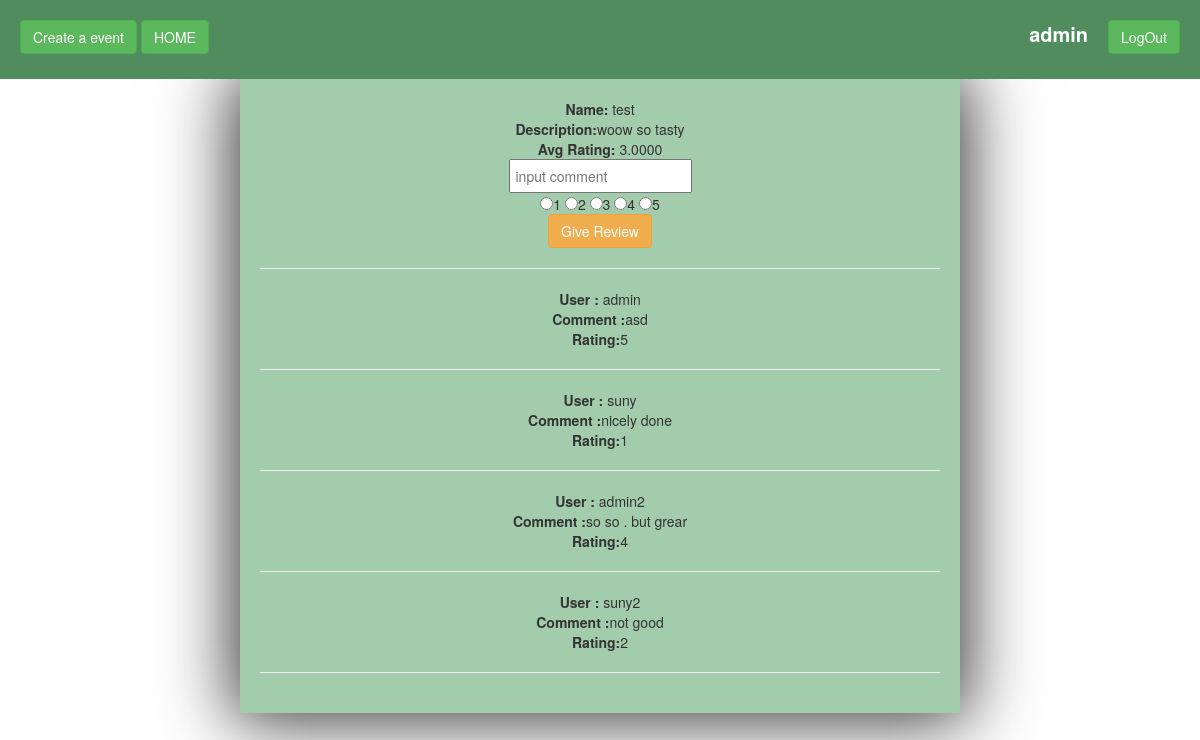
The page /rev.php?eid=1 (signed in) on the database its author committed.
### tables this page shows
CREATE TABLE IF NOT EXISTS `event` (
  `evid` int(11) NOT NULL AUTO_INCREMENT,
  `name` varchar(200) DEFAULT NULL,
  `des` text,
  `uid` int(11) DEFAULT NULL,
  PRIMARY KEY (`evid`),
  KEY `uid` (`uid`)
);

CREATE TABLE IF NOT EXISTS `user` (
  `id` int(11) NOT NULL AUTO_INCREMENT,
  `user` varchar(200) NOT NULL,
  `pass` varchar(200) NOT NULL,
  PRIMARY KEY (`id`)
);

CREATE TABLE IF NOT EXISTS `comment` (
  `cid` int(11) NOT NULL AUTO_INCREMENT,
  `comm` text,
  `uid` int(11) DEFAULT NULL,
  `evid` int(11) DEFAULT NULL,
  PRIMARY KEY (`cid`),
  KEY `uid` (`uid`),
  KEY `evid` (`evid`)
);

CREATE TABLE IF NOT EXISTS `rating` (
  `rid` int(11) NOT NULL AUTO_INCREMENT,
  `val` int(11) DEFAULT NULL,
  `uid` int(11) DEFAULT NULL,
  `evid` int(11) DEFAULT NULL,
  PRIMARY KEY (`rid`),
  KEY `uid` (`uid`),
  KEY `evid` (`evid`)
);

### rev.php (the view, shortened to what this page needs)
<?php
include 'conn.php';
$eventid = $_GET['eid'];
?>
<!DOCTYPE html>
<html>
<head>
	<link rel="stylesheet" href="https://maxcdn.bootstrapcdn.com/bootstrap/3.3.7/css/bootstrap.min.css">
</head>
<body>
<div class="header">
	<a style="float:right;" class="btn btn-success" href="logout.php">LogOut</a>
	<p style="font-size: 20px;color: white;font-weight: bold; float: right;padding-right: 20px;"><?php echo $_SESSION['u']; ?></p>
	<a class="btn btn-success" href="create.php">Create a event</a>
	<a href="user.php" class="btn btn-success">HOME</a>
</div>
<div class="bo">
	<?php
		if(isset($_GET['eid'])){
		$eid = $_GET['eid'];
		$eq= "select * from event where evid=$eid";
		$e=$pdo->query($eq);
		foreach ($e as $val) {
			echo "<b>Name: </b>".$val['name']."<br><b>Description:</b>".$val['des']."<br>";
		}
			}
		$avg="select Avg(val) as r from rating where evid=$eventid";
		$geravg = $pdo->query($avg);
		foreach ($geravg as $value) {
			echo "<b>Avg Rating: </b>".$value['r']."<br>";
		}
		?>
		<form action="" method="POST">
			<input style="padding: 5px;" type="text" name="comm" placeholder="input comment" required="1"><br>
			<input type="radio" name="rat" value="1" required="">1
			<input type="radio" name="rat" value="2" required="">2
			<input type="radio" name="rat" value="3" required="">3
			<input type="radio" name="rat" value="4" required="">4
			<input type="radio" name="rat" value="5" re>5<br>
			<input class="btn btn-warning" type="submit" name="submit" value="Give Review">
		</form>
		<hr>
		<?php
		$getcommnet = "select * from comment where evid=$eventid";
		$re = $pdo->query($getcommnet);
		foreach ($re as $v) {
			$cmntr = $v['uid'];
			$findcomntr="select * from user where id=$cmntr";
			$n = $pdo->query($findcomntr);
			foreach ($n as $na) {
				echo "<b>User : </b>".$na['user']."<br>";
			}
			echo "<b>Comment :</b>".$v['comm']."<br>";
			$rq = "select * from rating where evid=$eventid and uid=$cmntr";
			$rr = $pdo->query($rq);
			foreach ($rr as $ve) {
				echo "<b>Rating:</b>".$ve['val']."<br><hr>";
			}
		}
	?>
</div>
</body>
</html>

### rev.php (style rules this page uses)
.header { width: 100%; background-color: #518c5f; padding: 20px; display: inline-block; }
.bo { width: 60%; margin:0 auto; background-color: #a3ccac; box-shadow: 0px 0px 66px 7px; padding: 20px; text-align: center; }

### rows shown on the page
event: name "test", des "woow so tasty"
comment: comm "asd"
user: user "admin"
rating: val "5"
comment: comm "nicely done"
user: user "suny"
rating: val "1"
comment: comm "so so . but grear"
user: user "admin2"
rating: val "4"
comment: comm "not good"
user: user "suny2"
rating: val "2"

### other values the page prints
$_SESSION['u'] "admin"
$value['r'] "3.0000"
